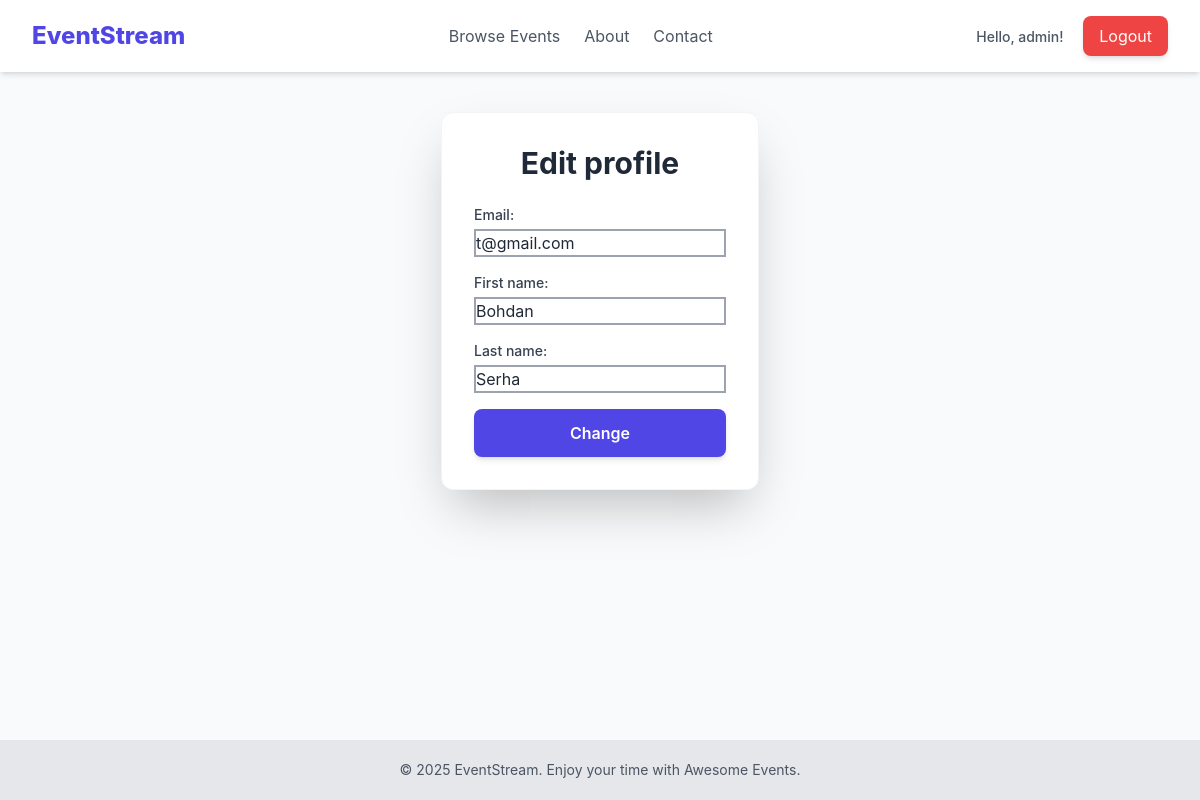
Page /users/profile_update/ (signed in) on the earlier database version.
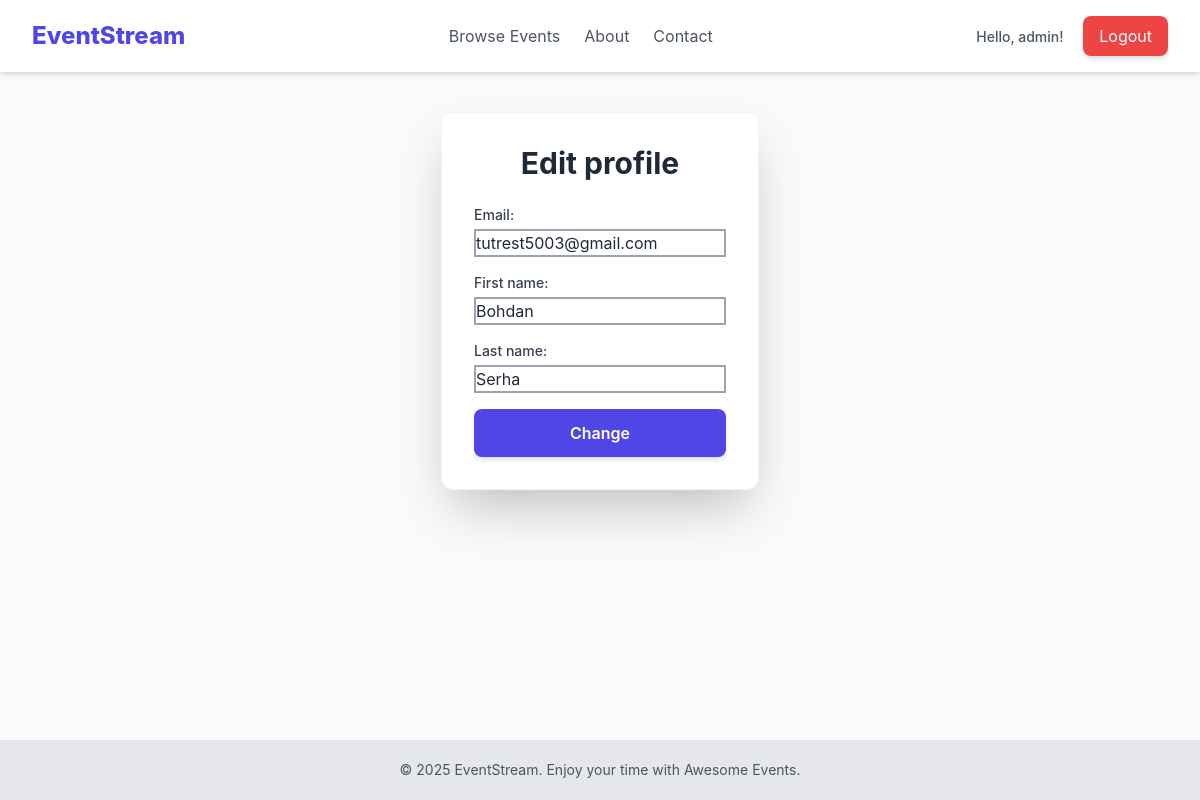
Same page on the later database version.
### users/models.py (models this page shows, shortened)
class CustomUser(AbstractUser):
    username = models.CharField(max_length=200, unique=True)
    email = models.EmailField(null=True)
    first_name = models.CharField(max_length=20, blank=True)
    last_name = models.CharField(max_length=20, blank=True)
    subscribed_to_event = models.BooleanField(default=False)
    is_moderator = models.BooleanField(
        default=False,
        help_text='User is moderator or not.'
    )

### users/views.py (the view)
# urls.py: path('profile_update/', ProfileUpdateView.as_view(), name='profile_update'),
class ProfileUpdateView(LoginRequiredMixin, UpdateView):
    model = CustomUser
    form_class = ProfileUpdateForm
    template_name = 'users/profile_update.html'
    success_url = reverse_lazy('profile')
    def get_object(self):
        return self.request.user

### users/forms.py
class ProfileUpdateForm(UserChangeForm):
    class Meta:
        model = CustomUser
        fields = ('email', 'first_name', 'last_name')

### users/templates/users/profile_update.html (shortened to what this page needs)
{% extends "base.html" %}
{% load widget_tweaks %}
{% block content %}
<div class="max-w-md mx-auto bg-white p-8 rounded-xl shadow-2xl border border-gray-100">
    <h1 class="text-3xl font-bold text-gray-800 mb-6 text-center">Edit profile</h1>
    <form method="post" class="space-y-4">
        {% for field in form %}
            {% if field.name != 'password' and field.name != 'password123' %}
            <div class="mb-4 ">
                <label class="block text-sm font-medium text-gray-700 mb-1" for="{{ field.id_for_label }}">
                    {{ field.label }}:
                </label>
                {{ field|add_class:"border border-2 border-gray-400" }}
            </div>
            {% endif %}
        {% endfor %}
        <button type="submit"
                class="w-full py-3 px-4 bg-indigo-600 text-white font-semibold rounded-lg shadow-md hover:bg-indigo-700 transition duration-300 transform hover:scale-[1.01]">
            Change
        </button>
    </form>
</div>
{% endblock %}

### templates/base.html (shortened to what this page needs)
<!DOCTYPE html>
<html lang="en">
<head>
    <script src="https://cdn.tailwindcss.com"></script>
</head>
<body class="min-h-screen bg-gray-50 text-gray-800 flex flex-col">
    <header class="bg-white shadow-md">
        <nav class="max-w-7xl mx-auto px-4 sm:px-6 lg:px-8 py-4 flex justify-between items-center">
            <a href="{% url 'home' %}" class="text-2xl font-extrabold text-indigo-600 hover:text-indigo-800 transition duration-150">
                EventStream
            </a>
            <div class="hidden md:flex space-x-6">
                <a href="{% url 'event_list' %}" class="text-gray-600 hover:text-indigo-600 transition duration-150">Browse Events</a>
                <a href="{% url 'about' %}" class="text-gray-600 hover:text-indigo-600 transition duration-150">About</a>
                <a href="{% url 'contact' %}" class="text-gray-600 hover:text-indigo-600 transition duration-150">Contact</a>
            </div>
            <div class="space-x-4">
                {% if user.is_authenticated %}
                    <a href="{% url 'profile' %}" class="text-sm font-medium text-gray-600 hover:text-indigo-600">
                        Hello, {{ user.username }}!
                    </a>
                    <form method="post" action="{% url 'logout' %}" class="inline-block">
                        <button type="submit"
                                class="py-2 px-4 bg-red-500 text-white rounded-lg shadow-md hover:bg-red-600 transition duration-150">
                            Logout
                        </button>
                    </form>
                {% endif %}
            </div>
        </nav>
    </header>
    <main class="flex-grow max-w-7xl mx-auto px-4 sm:px-6 lg:px-8 py-10">
        {% block content %}
        {% endblock %}
    </main>
    <footer class="bg-gray-200 text-gray-600 py-5 mt-auto">
        <div class="max-w-7xl mx-auto px-4 sm:px-6 lg:px-8 text-center text-sm">
            &copy; 2025 EventStream. Enjoy your time with Awesome Events.
        </div>
    </footer>
</body>
</html>

Differences in the rows shown:
changed CustomUser "admin": email "t@gmail.com" → "tutrest5003@gmail.com"
